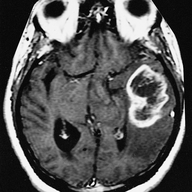
#> input picture data/samples/05_tumor_ring_axial.png, 192 x 192 px
$ python generate_screenshots.py
#> lines starting #> are read from the running program, lines starting #| are printed output that depends on the picture
### backend/utils.py
"""Image I/O, preprocessing, and overlay utilities.

The pipeline expects 2D grayscale arrays in [0, 1] with shape (H, W).  We try
to keep the conversions explicit so a reader can follow exactly what the
topology layer sees.
"""

from __future__ import annotations

from pathlib import Path
from typing import Tuple

import numpy as np
from PIL import Image
from skimage import exposure, filters

# Use a fixed working size so persistent homology on user uploads stays fast.
# Cubical persistence cost grows with pixel count; 192x192 is a good demo
# trade-off between latency (~1s) and visible structure.
DEFAULT_SIZE = (192, 192)


# [17 lines left out: functions load_image, from_pil, not called in this run]


def _to_float01(arr: np.ndarray) -> np.ndarray:
    arr = arr.astype(np.float32)
    lo, hi = float(arr.min()), float(arr.max())
    if hi - lo < 1e-8:
        return np.zeros_like(arr, dtype=np.float32)
    return (arr - lo) / (hi - lo)


def preprocess(image: np.ndarray, denoise: bool = True, equalize: bool = False) -> np.ndarray:
    """Light preprocessing for MRI-like grayscale slices.

    - Optional gaussian denoise (sigma=1) to suppress single-pixel speckle that
      would otherwise create many short-lived topological features.
    - Optional CLAHE-style local contrast equalization.  **Off by default**
      because CLAHE rescales contrast locally, which can flatten exactly the
      global "tumor is brighter than parenchyma" signal we want the topology
      layer to see.  Turn it on for slices acquired with very different gain
      settings, where global intensity scales aren't comparable.
    """
    out = image.astype(np.float32, copy=True)
    if denoise:
        out = filters.gaussian(out, sigma=1.0, preserve_range=True)
    if equalize:
        out = exposure.equalize_adapthist(np.clip(out, 0, 1), clip_limit=0.02)
    return _to_float01(out)


# [36 lines left out: functions otsu_mask, overlay_mask, list_sample_images, not called in this run]

### backend/persistence.py
"""Cubical persistent homology for 2D grayscale images.

We expose a single high-level entry point, :func:`compute_cubical_persistence`,
that returns a dictionary of persistence pairs annotated with their spatial
birth coordinates.  Two backends are supported:

1. ``gudhi`` — the scientific standard for cubical complexes.  Used for both
   0D (connected components) and 1D (loops) persistence when available.
2. A pure-NumPy union-find fallback for 0D persistence on the sublevel /
   superlevel filtrations, plus an Alexander-duality-style approximation for
   1D persistence.  This keeps the demo runnable on systems where the gudhi
   wheel doesn't install.

Spatial birth coordinates are attached because the demo overlays high-
persistence features back onto the original image.  A persistence pair without
a location is just a number; with a location it tells the radiologist
*where* to look.
"""

from __future__ import annotations

from dataclasses import dataclass, asdict
from typing import Dict, List, Optional, Sequence, Tuple

import numpy as np
from skimage import morphology, segmentation

# gudhi is optional.  If it imports, we use it; otherwise we fall back.
try:  # pragma: no cover - import availability is environment-dependent
    import gudhi as _gd  # type: ignore

    _HAS_GUDHI = True
except Exception:  # noqa: BLE001
    _gd = None
    _HAS_GUDHI = False


# ---------------------------------------------------------------------------
# Public dataclass returned to the rest of the app.
# ---------------------------------------------------------------------------


@dataclass
class PersistencePair:
    """A single (birth, death) pair in a persistence diagram.

    Attributes
    ----------
    dim : int
        Homological dimension (0 = connected component, 1 = loop / hole).
    birth, death : float
        Filtration values at which the feature appears and disappears.  For
        an essential class (one that never dies in the chosen filtration) we
        store ``death = np.inf`` and clip it for display.
    persistence : float
        ``|death - birth|``.  The "shape strength" of the feature.
    birth_xy : (int, int) or None
        ``(x, y)`` pixel coordinates of the cell that birthed this feature,
        when available.  ``None`` for features whose location couldn't be
        recovered (rare; only for some gudhi outputs).
    """

    dim: int
    birth: float
    death: float
    persistence: float
    birth_xy: Optional[Tuple[int, int]] = None

    def to_dict(self) -> Dict:
        return asdict(self)


# ---------------------------------------------------------------------------
# Top-level entry point.
# ---------------------------------------------------------------------------


def compute_cubical_persistence(
    image: np.ndarray,
    *,
    backend: str = "auto",
    persistence_threshold: float = 0.0,
) -> Dict:
    """Compute 0D and 1D cubical persistence of a 2D grayscale image.

    Parameters
    ----------
    image
        2D float array, any range — it will be normalized to [0, 1] internally.
    backend
        ``"auto"`` (default) uses gudhi if available, else the NumPy fallback.
        ``"gudhi"`` forces the gudhi backend (raises if missing).
        ``"numpy"`` forces the union-find fallback.
    persistence_threshold
        Drop features with persistence smaller than this value before
        returning.  Useful to reduce visual clutter from filtration noise.

    Returns
    -------
    dict
        ``{
            "dim0": List[PersistencePair],   # connected components
            "dim1": List[PersistencePair],   # loops
            "betti": {"b0": int, "b1": int},
            "backend": "gudhi" | "numpy-fallback",
            "image_shape": (H, W),
         }``
    """
    if image.ndim != 2:
        raise ValueError(f"Expected 2D image, got shape {image.shape}")

    img = _normalize(image)

    chosen = _choose_backend(backend)
    if chosen == "gudhi":
        dim0, dim1 = _gudhi_persistence(img)
    else:
        dim0, dim1 = _numpy_persistence(img)

    # Always drop pairs with literally zero persistence: they're an artifact
    # of the discrete pixel filtration when many pixels share the same value
    # (the "background" component is technically born and dies at the same
    # threshold). They carry no topological information.
    dim0 = [p for p in dim0 if (np.isinf(p.persistence) or p.persistence > 0) and p.persistence >= persistence_threshold]
    dim1 = [p for p in dim1 if (np.isinf(p.persistence) or p.persistence > 0) and p.persistence >= persistence_threshold]

    # Sort high persistence first — most "interesting" features at the top.
    dim0.sort(key=lambda p: p.persistence, reverse=True)
    dim1.sort(key=lambda p: p.persistence, reverse=True)

    return {
        "dim0": dim0,
        "dim1": dim1,
        "betti": {"b0": len(dim0), "b1": len(dim1)},
        "backend": "gudhi" if chosen == "gudhi" else "numpy-fallback",
        "image_shape": img.shape,
    }


def _choose_backend(backend: str) -> str:
    if backend == "gudhi":
        if not _HAS_GUDHI:
            raise RuntimeError("gudhi backend requested but gudhi is not installed")
        return "gudhi"
    if backend == "numpy":
        return "numpy"
    if backend != "auto":
        raise ValueError(f"Unknown backend {backend!r}")
    return "gudhi" if _HAS_GUDHI else "numpy"


def _normalize(image: np.ndarray) -> np.ndarray:
    img = image.astype(np.float32)
    lo, hi = float(img.min()), float(img.max())
    if hi - lo < 1e-8:
        return np.zeros_like(img)
    return (img - lo) / (hi - lo)


# ---------------------------------------------------------------------------
# gudhi backend.  Used when the wheel is installed.
# ---------------------------------------------------------------------------


def _gudhi_persistence(image: np.ndarray) -> Tuple[List[PersistencePair], List[PersistencePair]]:
    """Compute persistence using gudhi's CubicalComplex.

    We run TWO filtrations:

    * **Superlevel** on the image (i.e. sublevel of ``-image``) so that 0D
      classes are bright peaks and 1D classes are dark holes inside bright
      regions.  This matches the visual intuition radiologists use — bright
      tumor masses, dark necrotic cores.

    Returns lists of :class:`PersistencePair` for dimension 0 and dimension 1.
    """
    assert _gd is not None  # for type-checkers; guarded by _choose_backend

    # Superlevel filtration of `image` is sublevel filtration of `-image`.
    # We feed `-image` so high-intensity peaks are born early.
    cc = _gd.CubicalComplex(top_dimensional_cells=-image)
    cc.persistence()

    # cofaces_of_persistence_pairs returns birth/death cell indices so we can
    # recover the (y, x) location of each pair.
    try:
        regular, essential = cc.cofaces_of_persistence_pairs()
    except Exception:
        regular, essential = (([], []), ([], []))

    H, W = image.shape
    dim0: List[PersistencePair] = []
    dim1: List[PersistencePair] = []

    # `regular[d]` is an array of shape (n, 2): birth_cell, death_cell indices
    # `essential[d]` is an array of birth_cell indices (death = +inf)
    # gudhi flattens cells in *column-major* (Fortran) order — verified
    # empirically with a single-peak test image.  Using C-order here would
    # silently scramble (y, x) coords for non-square images.
    for d, pair_arr in enumerate(regular):
        for pair in pair_arr:
            birth_cell, death_cell = int(pair[0]), int(pair[1])
            by, bx = np.unravel_index(birth_cell, image.shape, order="F")
            dy, dx = np.unravel_index(death_cell, image.shape, order="F")
            # Filtration values: we passed -image, so filtration[c] = -image[c].
            # Convert back to image-space so the numbers in the UI match the
            # original intensity scale: bright peaks have HIGH birth, low death.
            b_disp = float(image[by, bx])
            d_disp = float(image[dy, dx])
            pair_obj = PersistencePair(
                dim=d,
                birth=b_disp,
                death=d_disp,
                persistence=abs(b_disp - d_disp),
                birth_xy=(int(bx), int(by)),
            )
            (dim0 if d == 0 else dim1).append(pair_obj)

    for d, idx_arr in enumerate(essential):
        for cell in idx_arr:
            cell = int(cell)
            by, bx = np.unravel_index(cell, image.shape, order="F")
            b_disp = float(image[by, bx])
            pair_obj = PersistencePair(
                dim=d,
                birth=b_disp,
                death=float("inf"),
                persistence=float("inf"),
                birth_xy=(int(bx), int(by)),
            )
            (dim0 if d == 0 else dim1).append(pair_obj)

    return dim0, dim1


# ---------------------------------------------------------------------------
# Pure-NumPy fallback.  Implements 0D persistence via union-find and
# approximates 1D via 0D on the inverted image (Alexander-duality intuition).
# ---------------------------------------------------------------------------


# [242 lines left out: functions _numpy_persistence, _uf_persistence, select_top_features, topology_mask, not called in this run]

### scripts/generate_screenshots.py
"""Generate static PNG screenshots for the README.

These are NOT screenshots of the running Streamlit app — capturing those
requires a headless browser (playwright/puppeteer) and is out of scope for
the demo's hard dependencies.  Instead, this script produces composite
matplotlib figures showing the *content* of each Streamlit tab.  They
render to ``assets/`` and are referenced from the README.

For the prediction tab we render a custom gauge / table view because the
Streamlit ``st.metric`` widget has no matplotlib equivalent — we build it
from primitives so the visual style stays consistent with the other
figures.

Run::

    python scripts/generate_screenshots.py
"""

from __future__ import annotations

import sys
from pathlib import Path

import matplotlib.pyplot as plt
import numpy as np
from PIL import Image

REPO_ROOT = Path(__file__).resolve().parent.parent
sys.path.insert(0, str(REPO_ROOT))

from backend import hybrid_model, persistence, utils, visualization  # noqa: E402

ASSETS_DIR = REPO_ROOT / "assets"
SAMPLES_DIR = REPO_ROOT / "data" / "samples"
MODEL_PATH = REPO_ROOT / "models" / "topo_classifier.joblib"

# Sample chosen for screenshots: ring-enhanced tumor — interesting in every
# tab (multiple persistent H₀, a clear H₁ loop, distinct from healthy).
DEMO_SAMPLE = "05_tumor_ring_axial.png"
HEALTHY_SAMPLE = "01_healthy_axial_t1.png"

DPI = 140


def _load_and_preprocess(name: str) -> tuple[np.ndarray, np.ndarray, dict]:
#> called with name = '05_tumor_ring_axial.png'
    raw = np.asarray(Image.open(SAMPLES_DIR / name).convert("L").resize((192, 192)))
#> raw is the input picture: shape (192, 192); min 0, max 255, mean 87.1
    raw = raw.astype(np.float32) / 255.0
    arr = utils.preprocess(raw, denoise=True, equalize=False)
#> in preprocess, `out = filters.gaussian(out, sigma=1.0, preserve_range=True)`:
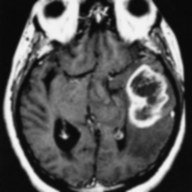
#> out: shape (192, 192) float32; min 0.0366, max 0.953, mean 0.342
#> in _to_float01, `lo, hi = float(arr.min()), float(arr.max())`: lo = 0.0366; hi = 0.953
    result = persistence.compute_cubical_persistence(arr, persistence_threshold=0.05)
#> in _normalize, `lo, hi = float(img.min()), float(img.max())`: lo = 0; hi = 1
    result["image"] = arr
    return raw, arr, result


# ---------------------------------------------------------------------------
# Tab 1: Original (raw vs preprocessed)
# ---------------------------------------------------------------------------


# [233 lines left out: functions _screenshot_original, _screenshot_persistence, _screenshot_highlight, _screenshot_prediction, _screenshot_baseline, _screenshot_hero, not called in this run]


# ---------------------------------------------------------------------------
# Driver
# ---------------------------------------------------------------------------


def main() -> None:
    ASSETS_DIR.mkdir(exist_ok=True)
    raw, arr, result = _load_and_preprocess(DEMO_SAMPLE)

    print(f"Generating screenshots from {DEMO_SAMPLE}…")
    _screenshot_hero(ASSETS_DIR / "hero.png")
    print(f"  → {ASSETS_DIR / 'hero.png'}")
    _screenshot_original(raw, arr, ASSETS_DIR / "screenshot_original.png")
    print(f"  → {ASSETS_DIR / 'screenshot_original.png'}")
    _screenshot_persistence(result, ASSETS_DIR / "screenshot_persistence.png")
    print(f"  → {ASSETS_DIR / 'screenshot_persistence.png'}")
    _screenshot_highlight(arr, result, ASSETS_DIR / "screenshot_highlight.png")
    print(f"  → {ASSETS_DIR / 'screenshot_highlight.png'}")
    _screenshot_prediction(result, arr, ASSETS_DIR / "screenshot_prediction.png")
    print(f"  → {ASSETS_DIR / 'screenshot_prediction.png'}")
    _screenshot_baseline(arr, result, ASSETS_DIR / "screenshot_baseline.png")
    print(f"  → {ASSETS_DIR / 'screenshot_baseline.png'}")
    print("Done.")


if __name__ == "__main__":
    main()
#> (the call stopped at in _gudhi_persistence, `cc = _gd.CubicalComplex(top_dimensional_cells=-image)`: gudhi is not available in this run)

$ run again, with data/samples/04_tumor_solid_sagittal.png copied over data/samples/05_tumor_ring_axial.png
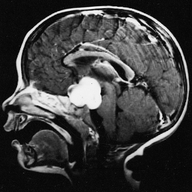
#> input picture data/samples/04_tumor_solid_sagittal.png, 192 x 192 px
#> in _load_and_preprocess, raw is the input picture: shape (192, 192); min 0, max 255, mean 62.7
#> in preprocess, `out = filters.gaussian(out, sigma=1.0, preserve_range=True)`:
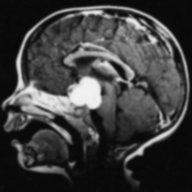
#> out: shape (192, 192) float32; min 0.0294, max 0.946, mean 0.246
#> in _to_float01, `lo, hi = float(arr.min()), float(arr.max())`: lo = 0.0294; hi = 0.946
#> in _normalize, `lo, hi = float(img.min()), float(img.max())`: lo = 0; hi = 1

$ run again, with data/samples/06_tumor_ring_recurrent.png copied over data/samples/05_tumor_ring_axial.png
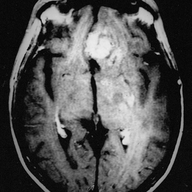
#> input picture data/samples/06_tumor_ring_recurrent.png, 192 x 192 px
#> in _load_and_preprocess, raw is the input picture: shape (192, 192); min 0, max 238, mean 82
#> in preprocess, `out = filters.gaussian(out, sigma=1.0, preserve_range=True)`:
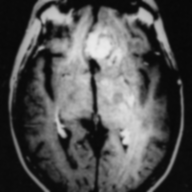
#> out: shape (192, 192) float32; min 0.0305, max 0.926, mean 0.321
#> in _to_float01, `lo, hi = float(arr.min()), float(arr.max())`: lo = 0.0305; hi = 0.926
#> in _normalize, `lo, hi = float(img.min()), float(img.max())`: lo = 0; hi = 1
